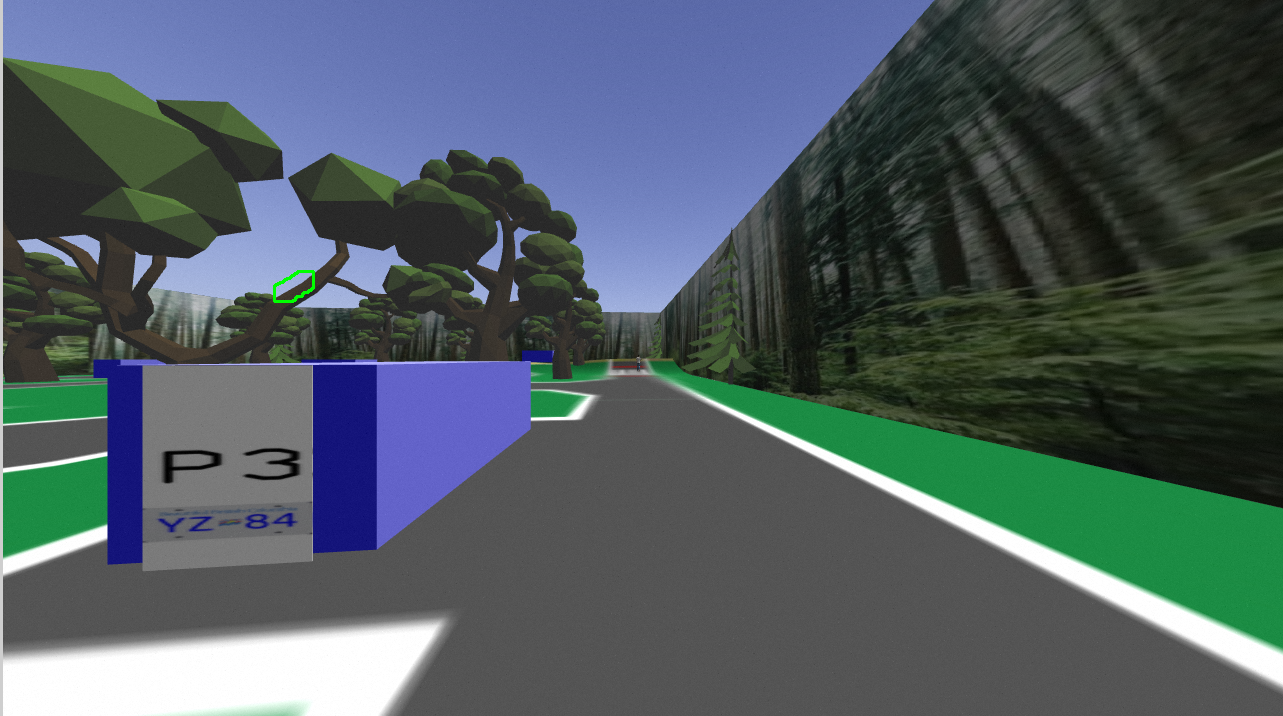
#> input picture src/controller/node/pictures/left_no_see.png, 1283 x 716 px, found by its file name
$ jupyter execute hsv_plate_recognition.ipynb
#> lines starting #> are read from the running program, lines starting #| are printed output that depends on the picture; after the words box and inside, x2 and y2 are one past the last pixel; in counts of white or black regions, pixels touching at a corner belong together
[cell 1]
import numpy as np
import cv2 as cv
import time
import os
import copy

[cell 2]
path = '/home/fizzer/ros_ws/src/controller/node/'
img_folder = "pictures"
img_name = "left_no_see.png"
full_path = os.path.join(path, img_folder, img_name)

img = cv.imread(full_path,cv.IMREAD_COLOR)
#> img is the input picture: shape (716, 1283, 3); mean B, G, R 98.2, 92.6, 79.5
hsv = cv.cvtColor(img, cv.COLOR_BGR2HSV)
#> hsv: shape (716, 1283, 3); mean H, S, V 48.8, 62.7, 107.7

# isolates blue
uh = 125
us = 255
uv = 255
lh = 118
ls = 40
lv = 40

lower_hsv = np.array([lh,ls,lv])
upper_hsv = np.array([uh,us,uv])

window_name = "HSV Calibrator"
cv.namedWindow(window_name)

def nothing(x):
    print("Trackbar value: " + str(x))
    pass

# create trackbars for Upper HSV
cv.createTrackbar('UpperH',window_name,0,255,nothing)
cv.setTrackbarPos('UpperH',window_name, uh)

cv.createTrackbar('UpperS',window_name,0,255,nothing)
cv.setTrackbarPos('UpperS',window_name, us)

cv.createTrackbar('UpperV',window_name,0,255,nothing)
cv.setTrackbarPos('UpperV',window_name, uv)

# create trackbars for Lower HSV
cv.createTrackbar('LowerH',window_name,0,255,nothing)
cv.setTrackbarPos('LowerH',window_name, lh)

cv.createTrackbar('LowerS',window_name,0,255,nothing)
cv.setTrackbarPos('LowerS',window_name, ls)

cv.createTrackbar('LowerV',window_name,0,255,nothing)
cv.setTrackbarPos('LowerV',window_name, lv)

font = cv.FONT_HERSHEY_SIMPLEX

while(1):
    # mask blue
    cv.imshow("image",img)
    mask = cv.inRange(hsv, lower_hsv, upper_hsv)
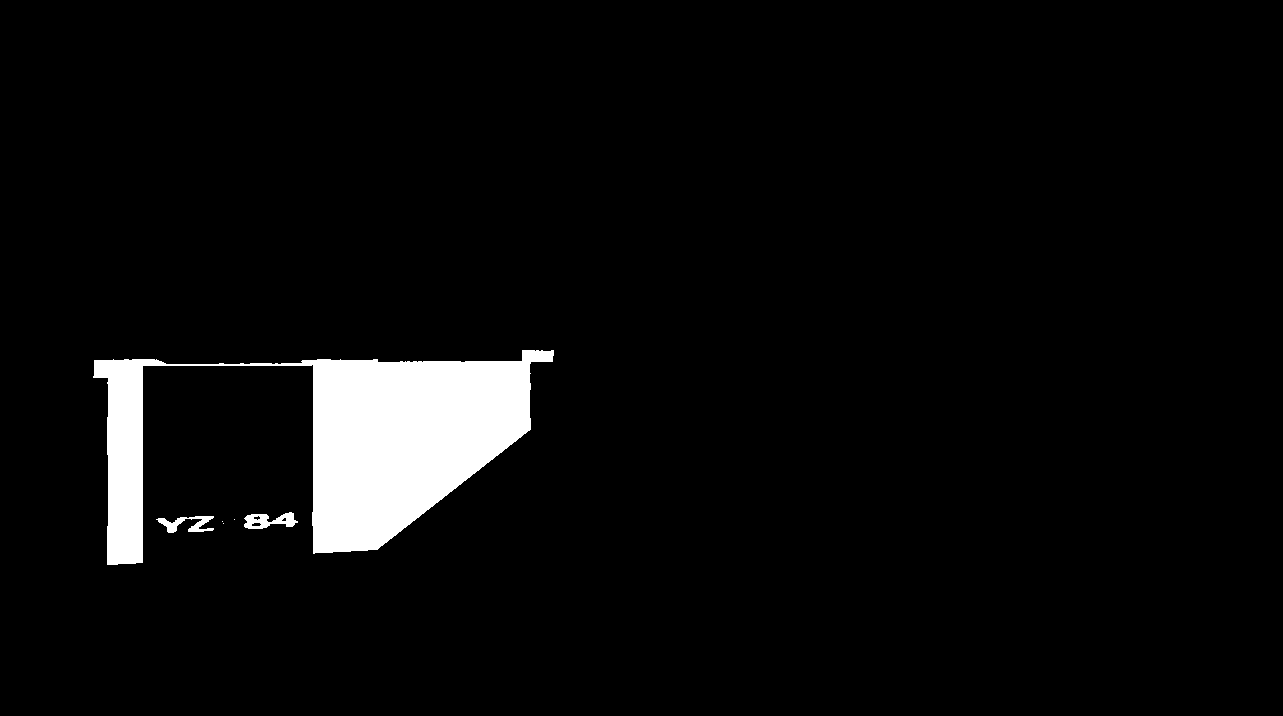
#> mask: shape (716, 1283); 4.5% white; 6 white regions (3 under 20 px), largest, box (x1, y1, x2, y2) and area: (93, 350, 554, 565) 40434, (244, 512, 298, 529) 516, (156, 516, 214, 533) 453
    # inverted_mask = cv.bitwise_not(mask)
    edged = cv.Canny(mask,75,200)
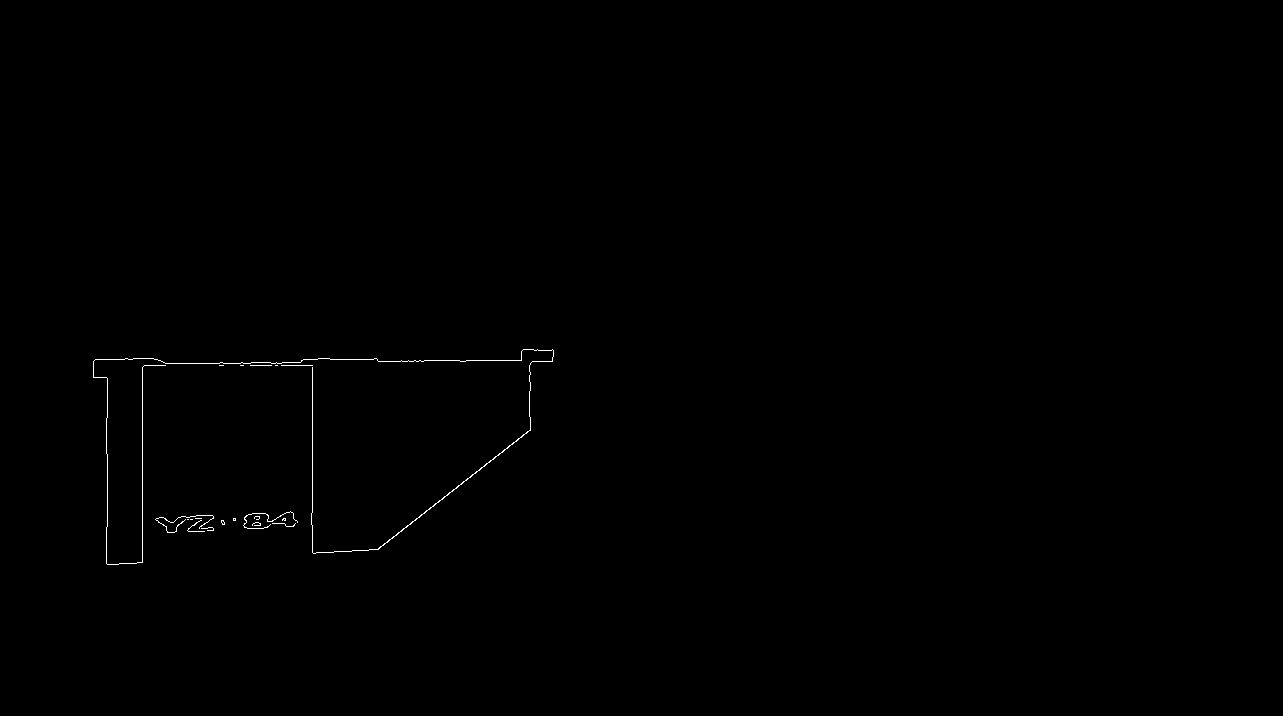
#> edged: shape (716, 1283); 0.22% white in thin lines or dots, all inside (x1, y1, x2, y2) = (93, 349, 554, 565)
    cv.imshow("dilated edges", edged)

    # cv.putText(mask,'Lower HSV: [' + str(lh) +',' + str(ls) + ',' + str(lv) + ']', (10,30), font, 0.5, (200,255,155), 1, cv.LINE_AA)
    # cv.putText(mask,'Upper HSV: [' + str(uh) +',' + str(us) + ',' + str(uv) + ']', (10,60), font, 0.5, (200,255,155), 1, cv.LINE_AA)

    cv.imshow(window_name,mask)

    k = cv.waitKey(1) & 0xFF
#> (key Esc is pressed here)
    if k == 27:
        break
    # get current positions of Upper HSV trackbars
    uh = cv.getTrackbarPos('UpperH',window_name)
    us = cv.getTrackbarPos('UpperS',window_name)
    uv = cv.getTrackbarPos('UpperV',window_name)
    upper_blue = np.array([uh,us,uv])
    # get current positions of Lower HSCV trackbars
    lh = cv.getTrackbarPos('LowerH',window_name)
    ls = cv.getTrackbarPos('LowerS',window_name)
    lv = cv.getTrackbarPos('LowerV',window_name)

    upper_hsv = np.array([uh,us,uv])
    lower_hsv = np.array([lh,ls,lv])

    time.sleep(.1)

cv.destroyAllWindows()

$ run again, with src/controller/node/pictures/img_1.png copied over src/controller/node/pictures/left_no_see.png
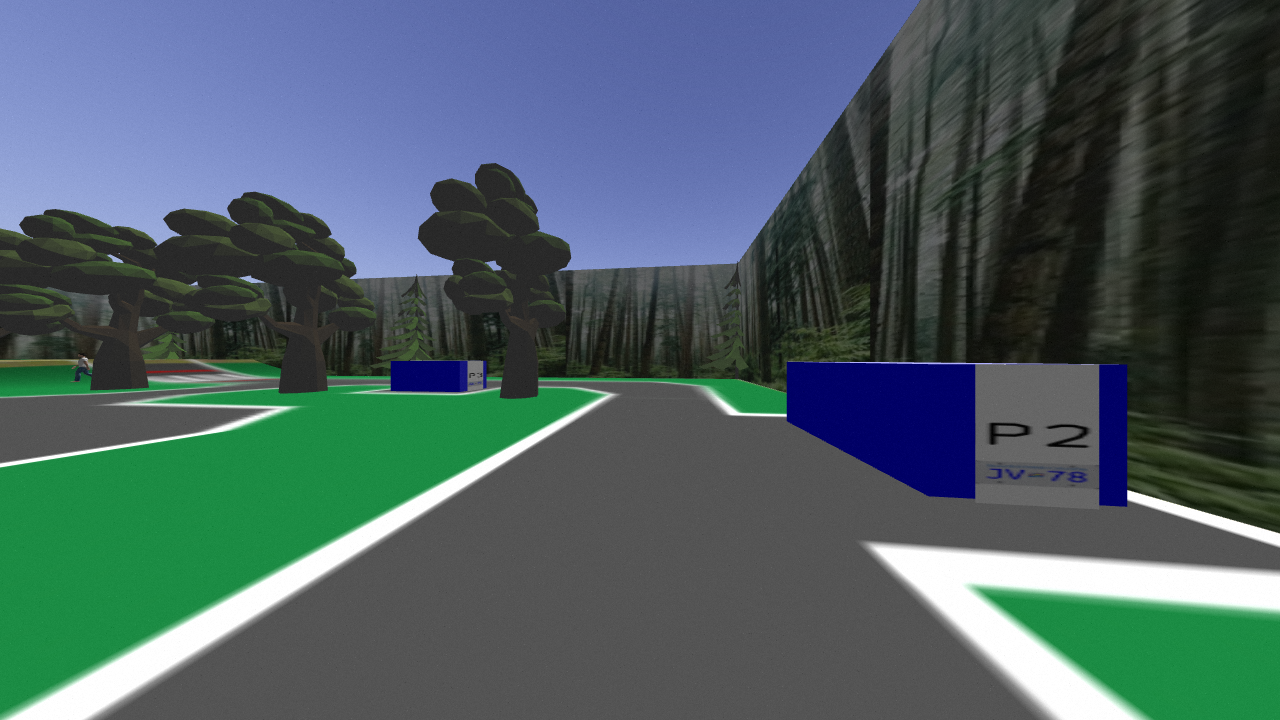
#> input picture src/controller/node/pictures/img_1.png, 1280 x 720 px, found by its file name
#> img is the input picture: shape (720, 1280, 3); mean B, G, R 98.4, 94.5, 75.1
#> hsv: shape (720, 1280, 3); mean H, S, V 52.6, 70.7, 110
#> `mask = cv.inRange(hsv, lower_hsv, upper_hsv)`:
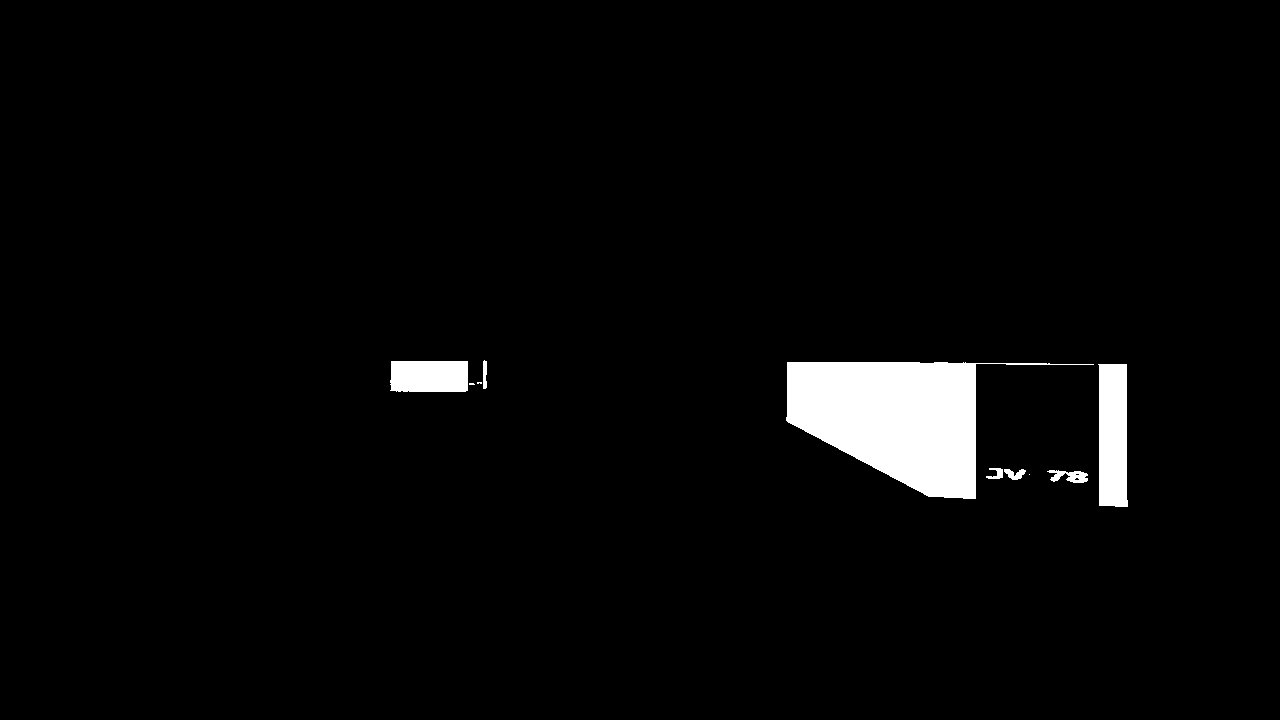
#> mask: shape (720, 1280); 3% white; 10 white regions (3 under 20 px), largest, box (x1, y1, x2, y2) and area: (786, 362, 1094, 499) 20336, (1098, 364, 1128, 507) 3996, (390, 361, 468, 392) 2381
#> `edged = cv.Canny(mask,75,200)`:
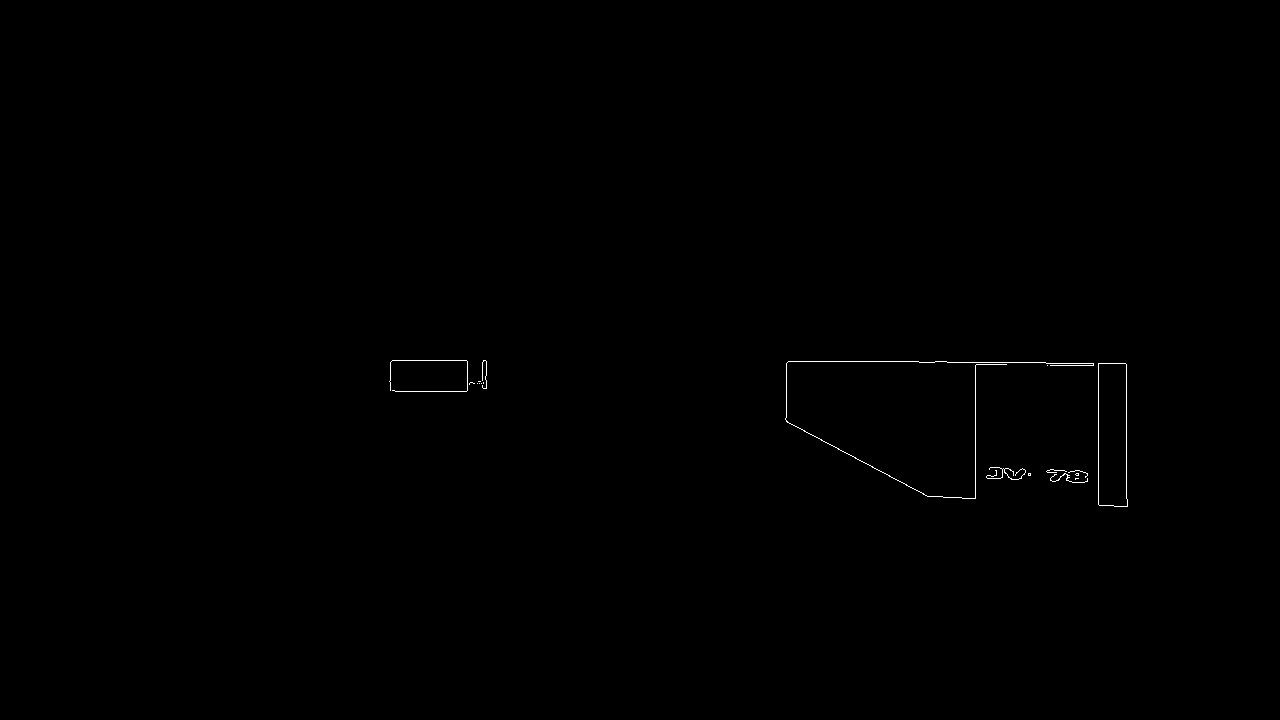
#> edged: shape (720, 1280); 0.18% white in thin lines or dots, all inside (x1, y1, x2, y2) = (389, 360, 1128, 507)

$ run again, with src/controller/node/pictures/left_bright_far_ns.png copied over src/controller/node/pictures/left_no_see.png
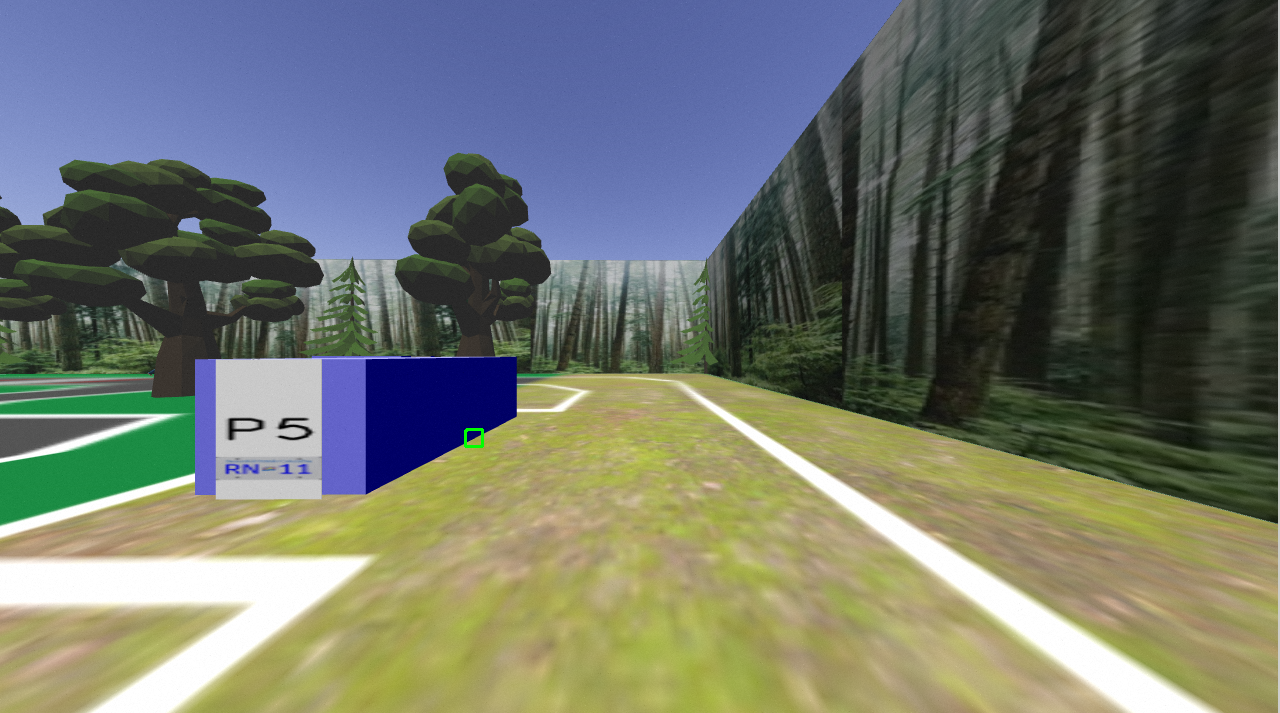
#> input picture src/controller/node/pictures/left_bright_far_ns.png, 1280 x 713 px, found by its file name
#> img is the input picture: shape (713, 1280, 3); mean B, G, R 106.3, 116.9, 111.9
#> hsv: shape (713, 1280, 3); mean H, S, V 52.8, 82.8, 134.1
#> `mask = cv.inRange(hsv, lower_hsv, upper_hsv)`:
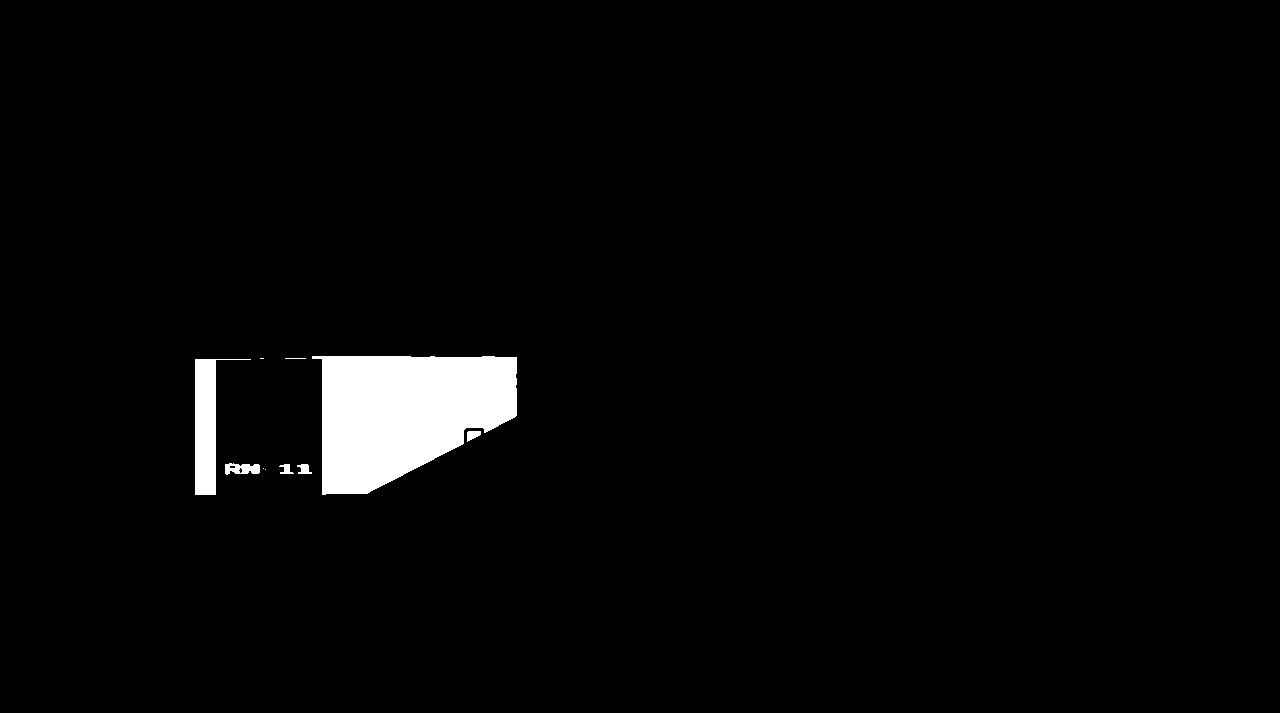
#> mask: shape (713, 1280); 2.7% white; 10 white regions (3 under 20 px), largest, box (x1, y1, x2, y2) and area: (312, 356, 517, 495) 20810, (195, 359, 251, 495) 2891, (225, 463, 260, 475) 305
#> `edged = cv.Canny(mask,75,200)`:
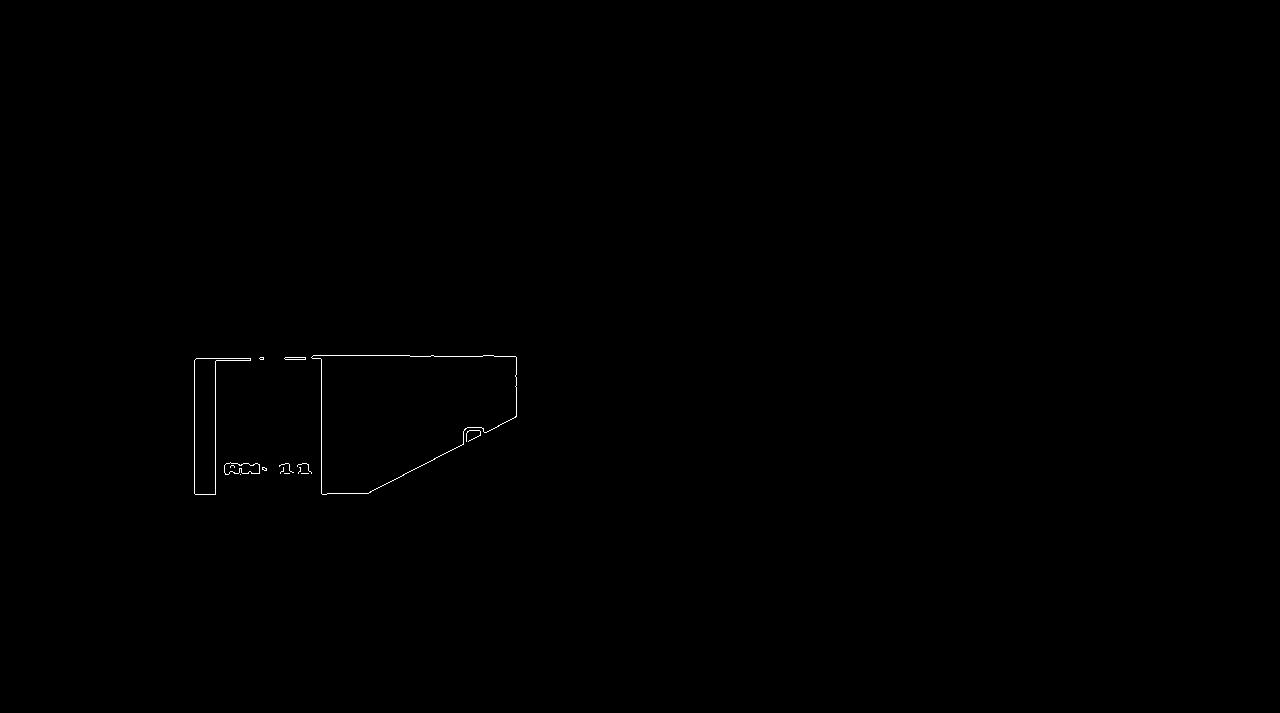
#> edged: shape (713, 1280); 0.14% white in thin lines or dots, all inside (x1, y1, x2, y2) = (194, 355, 517, 495)
